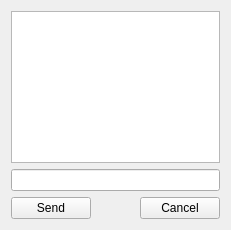
<?xml version="1.0" encoding="UTF-8"?>
<ui version="4.0">
 <class>User</class>
 <widget class="QWidget" name="User">
  <property name="geometry">
   <rect>
    <x>0</x>
    <y>0</y>
    <width>231</width>
    <height>230</height>
   </rect>
  </property>
  <property name="windowTitle">
   <string>Form</string>
  </property>
  <layout class="QVBoxLayout" name="verticalLayout">
   <item>
    <widget class="QTextEdit" name="chatEdit"/>
   </item>
   <item>
    <widget class="QLineEdit" name="chatLine"/>
   </item>
   <item>
    <layout class="QHBoxLayout" name="horizontalLayout">
     <item>
      <widget class="QPushButton" name="sendButton">
       <property name="text">
        <string>Send</string>
       </property>
      </widget>
     </item>
     <item>
      <spacer name="horizontalSpacer">
       <property name="orientation">
        <enum>Qt::Horizontal</enum>
       </property>
       <property name="sizeHint" stdset="0">
        <size>
         <width>40</width>
         <height>20</height>
        </size>
       </property>
      </spacer>
     </item>
     <item>
      <widget class="QPushButton" name="cancelButton">
       <property name="text">
        <string>Cancel</string>
       </property>
      </widget>
     </item>
    </layout>
   </item>
  </layout>
  <zorder>chatLine</zorder>
  <zorder>chatEdit</zorder>
  <zorder>sendButton</zorder>
  <zorder>cancelButton</zorder>
  <zorder>horizontalSpacer</zorder>
  <zorder>sendButton</zorder>
 </widget>
 <resources/>
 <connections/>
</ui>
